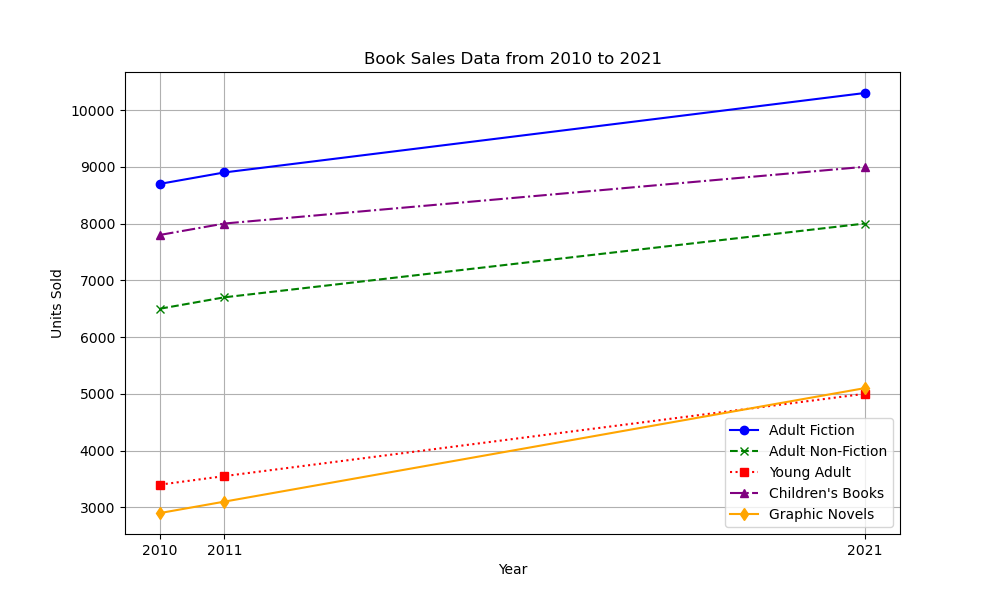

Reproduce this figure in Python.

import matplotlib.pyplot as plt

# Data from the chart table
data = [
    {'Year': 2010, 'Adult Fiction': 8700, 'Adult Non-Fiction': 6500, 'Young Adult': 3400, "Children's Books": 7800, 'Graphic Novels': 2900},
    {'Year': 2011, 'Adult Fiction': 8900, 'Adult Non-Fiction': 6700, 'Young Adult': 3550, "Children's Books": 8000, 'Graphic Novels': 3100},
    # ... add all the other years here
    {'Year': 2021, 'Adult Fiction': 10300, 'Adult Non-Fiction': 8000, 'Young Adult': 5000, "Children's Books": 9000, 'Graphic Novels': 5100}
]

# Parsing the data
years = [entry['Year'] for entry in data]
adult_fiction = [entry['Adult Fiction'] for entry in data]
adult_non_fiction = [entry['Adult Non-Fiction'] for entry in data]
young_adult = [entry['Young Adult'] for entry in data]
childrens_books = [entry["Children's Books"] for entry in data]
graphic_novels = [entry['Graphic Novels'] for entry in data]

# Plotting the data
plt.figure(figsize=(10, 6))

plt.plot(years, adult_fiction, color='blue', linestyle='-', marker='o', label='Adult Fiction')
plt.plot(years, adult_non_fiction, color='green', linestyle='--', marker='x', label='Adult Non-Fiction')
plt.plot(years, young_adult, color='red', linestyle=':', marker='s', label='Young Adult')
plt.plot(years, childrens_books, color='purple', linestyle='-.', marker='^', label="Children's Books")
plt.plot(years, graphic_novels, color='orange', linestyle='-', marker='d', label='Graphic Novels')

# Adding title and labels
plt.title('Book Sales Data from 2010 to 2021')
plt.xlabel('Year')
plt.ylabel('Units Sold')

# Add grid lines for better readability
plt.grid(True)

# Add a legend to the chart
plt.legend()

# Ensure the x-axis represents the years correctly and not as floating-point numbers
plt.xticks(years, [str(year) for year in years])

# Show the chart
plt.show()
